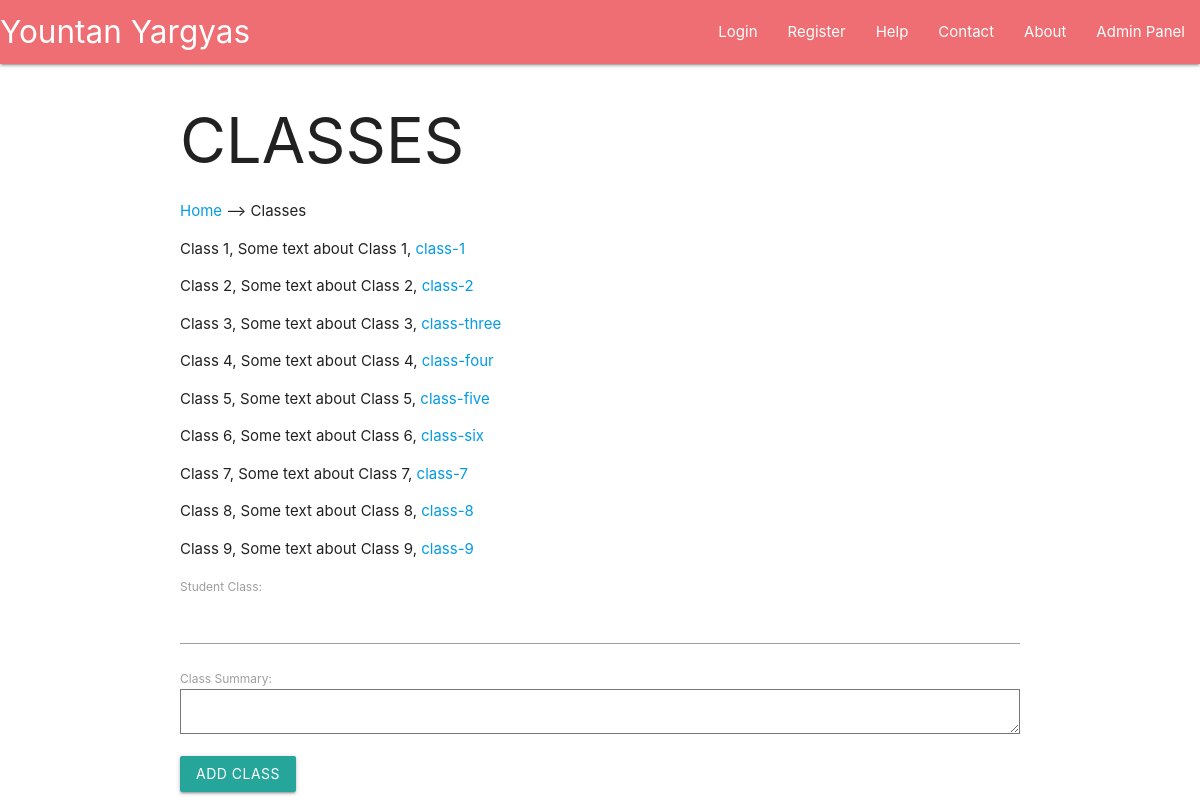
/classes/, run on the app's committed database.
### main/models.py (models this page shows, shortened)
class StudentClass(models.Model):
    student_class = models.CharField(max_length=100)
    class_summary = models.CharField(max_length=500)
    class_slug = models.SlugField(max_length=100)
    class Meta:
        verbose_name_plural = "Classes"

### main/views.py (the view, shortened to what this page needs)
# urls.py: path("classes/", views.student_classes, name="classes"),
def student_classes(request):
    form = AddClass()
    return render(
        request=request,
        template_name="main/classes.html",
        context={"student_classes": StudentClass.objects.all, "form": form}
        )

### main/forms.py
class AddClass(forms.ModelForm):
    class Meta:
        model = StudentClass
        fields = ["student_class", "class_summary"]
        labels = {"student_class": "Student Class", "class_summary": "Class Summary"}
        widgets = {"class_summary": forms.Textarea}

### main/templates/main/classes.html (shortened to what this page needs)
{% extends "Main/header.html" %}
{% block content %}
    <h1>CLASSES</h1>
    <p>
        <a href="/">Home</a> --&gt; Classes
    </p>
    {% for class in student_classes %}
        <p>{{ class.student_class }}, {{ class.class_summary }}, <a href="/classes/{{ class.class_slug }}">{{ class.class_slug }}</a></p>
    {% endfor %}
    <form method="POST">
        {{ form.as_p }}
        <button type="submit" class="btn">Add Class</button>
    </form>
{% endblock %}

### data on the page
StudentClass: student_class "Class 1", class_summary "Some text about Class 1", class_slug "class-1"
StudentClass: student_class "Class 2", class_summary "Some text about Class 2", class_slug "class-2"
StudentClass: student_class "Class 3", class_summary "Some text about Class 3", class_slug "class-three"
StudentClass: student_class "Class 4", class_summary "Some text about Class 4", class_slug "class-four"
StudentClass: student_class "Class 5", class_summary "Some text about Class 5", class_slug "class-five"
StudentClass: student_class "Class 6", class_summary "Some text about Class 6", class_slug "class-six"
StudentClass: student_class "Class 7", class_summary "Some text about Class 7", class_slug "class-7"
StudentClass: student_class "Class 8", class_summary "Some text about Class 8", class_slug "class-8"
StudentClass: student_class "Class 9", class_summary "Some text about Class 9", class_slug "class-9"
